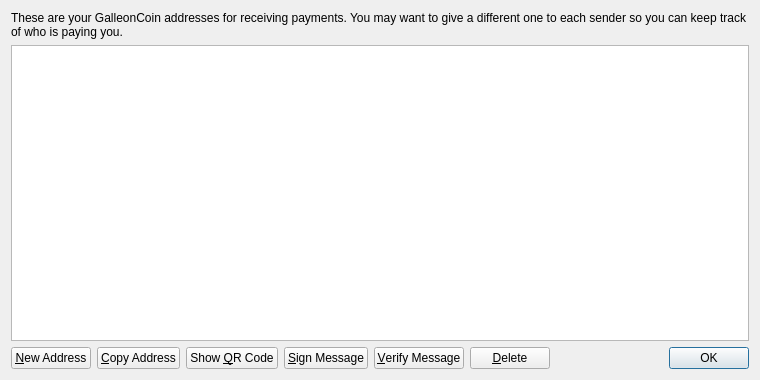
<?xml version="1.0" encoding="UTF-8"?>
<ui version="4.0">
 <class>AddressBookPage</class>
 <widget class="QWidget" name="AddressBookPage">
  <property name="geometry">
   <rect>
    <x>0</x>
    <y>0</y>
    <width>760</width>
    <height>380</height>
   </rect>
  </property>
  <property name="windowTitle">
   <string>Address Book</string>
  </property>
  <layout class="QVBoxLayout" name="verticalLayout">
   <item>
    <widget class="QLabel" name="labelExplanation">
     <property name="text">
      <string>These are your GalleonCoin addresses for receiving payments. You may want to give a different one to each sender so you can keep track of who is paying you.</string>
     </property>
     <property name="textFormat">
      <enum>Qt::PlainText</enum>
     </property>
     <property name="wordWrap">
      <bool>true</bool>
     </property>
    </widget>
   </item>
   <item>
    <widget class="QTableView" name="tableView">
     <property name="contextMenuPolicy">
      <enum>Qt::CustomContextMenu</enum>
     </property>
     <property name="toolTip">
      <string>Double-click to edit address or label</string>
     </property>
     <property name="tabKeyNavigation">
      <bool>false</bool>
     </property>
     <property name="alternatingRowColors">
      <bool>true</bool>
     </property>
     <property name="selectionMode">
      <enum>QAbstractItemView::SingleSelection</enum>
     </property>
     <property name="selectionBehavior">
      <enum>QAbstractItemView::SelectRows</enum>
     </property>
     <property name="sortingEnabled">
      <bool>true</bool>
     </property>
     <attribute name="verticalHeaderVisible">
      <bool>false</bool>
     </attribute>
    </widget>
   </item>
   <item>
    <layout class="QHBoxLayout" name="horizontalLayout">
     <item>
      <widget class="QPushButton" name="newAddressButton">
       <property name="toolTip">
        <string>Create a new address</string>
       </property>
       <property name="text">
        <string>&amp;New Address</string>
       </property>
       <property name="icon">
        <iconset resource="../bitcoin.qrc">
         <normaloff>:/icons/add</normaloff>:/icons/add</iconset>
       </property>
      </widget>
     </item>
     <item>
      <widget class="QPushButton" name="copyToClipboard">
       <property name="toolTip">
        <string>Copy the currently selected address to the system clipboard</string>
       </property>
       <property name="text">
        <string>&amp;Copy Address</string>
       </property>
       <property name="icon">
        <iconset resource="../bitcoin.qrc">
         <normaloff>:/icons/editcopy</normaloff>:/icons/editcopy</iconset>
       </property>
      </widget>
     </item>
     <item>
      <widget class="QPushButton" name="showQRCode">
       <property name="text">
        <string>Show &amp;QR Code</string>
       </property>
       <property name="icon">
        <iconset resource="../bitcoin.qrc">
         <normaloff>:/icons/qrcode</normaloff>:/icons/qrcode</iconset>
       </property>
      </widget>
     </item>
     <item>
      <widget class="QPushButton" name="signMessage">
       <property name="toolTip">
        <string>Sign a message to prove you own a Bitcoin address</string>
       </property>
       <property name="text">
        <string>&amp;Sign Message</string>
       </property>
       <property name="icon">
        <iconset resource="../bitcoin.qrc">
         <normaloff>:/icons/edit</normaloff>:/icons/edit</iconset>
       </property>
      </widget>
     </item>
     <item>
      <widget class="QPushButton" name="verifyMessage">
       <property name="toolTip">
        <string>Verify a message to ensure it was signed with a specified Bitcoin address</string>
       </property>
       <property name="text">
        <string>&amp;Verify Message</string>
       </property>
       <property name="icon">
        <iconset resource="../bitcoin.qrc">
         <normaloff>:/icons/transaction_0</normaloff>:/icons/transaction_0</iconset>
       </property>
      </widget>
     </item>
     <item>
      <widget class="QPushButton" name="deleteButton">
       <property name="toolTip">
        <string>Delete the currently selected address from the list. Only sending addresses can be deleted.</string>
       </property>
       <property name="text">
        <string>&amp;Delete</string>
       </property>
       <property name="icon">
        <iconset resource="../bitcoin.qrc">
         <normaloff>:/icons/remove</normaloff>:/icons/remove</iconset>
       </property>
      </widget>
     </item>
     <item>
      <spacer name="horizontalSpacer">
       <property name="orientation">
        <enum>Qt::Horizontal</enum>
       </property>
       <property name="sizeHint" stdset="0">
        <size>
         <width>40</width>
         <height>20</height>
        </size>
       </property>
      </spacer>
     </item>
     <item>
      <widget class="QDialogButtonBox" name="buttonBox">
       <property name="sizePolicy">
        <sizepolicy hsizetype="Maximum" vsizetype="Fixed">
         <horstretch>0</horstretch>
         <verstretch>0</verstretch>
        </sizepolicy>
       </property>
       <property name="standardButtons">
        <set>QDialogButtonBox::Ok</set>
       </property>
      </widget>
     </item>
    </layout>
   </item>
  </layout>
 </widget>
 <resources>
  <include location="../bitcoin.qrc"/>
 </resources>
 <connections/>
</ui>
